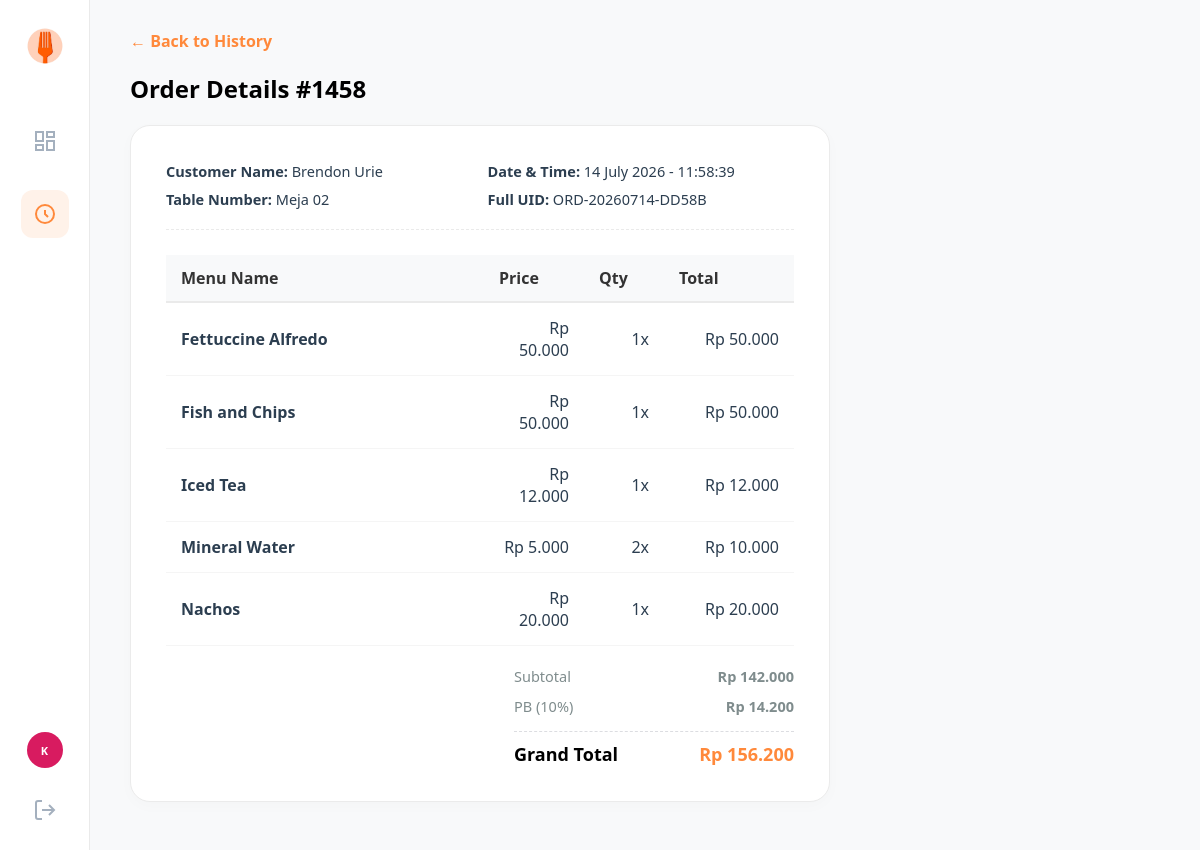
Screenshot of /order_detail_view.php?id=ORD-20260714-DD58B (signed in) with the database file from the repository.
### tables this page shows
CREATE TABLE `orders` (
  `order_number` varchar(50) NOT NULL,
  `date` datetime NOT NULL DEFAULT current_timestamp(),
  `table_number` int(11) NOT NULL,
  `customer_name` varchar(100) NOT NULL,
  `status` enum('On Progress','Done') NOT NULL DEFAULT 'On Progress',
  `payment_status` enum('Unpaid','Paid') NOT NULL DEFAULT 'Unpaid'
);

CREATE TABLE `order_details` (
  `id` int(11) NOT NULL,
  `order_number` varchar(50) DEFAULT NULL,
  `menu_id` int(11) DEFAULT NULL,
  `quantity` int(11) NOT NULL DEFAULT 1
);

CREATE TABLE `menu` (
  `id` int(11) NOT NULL,
  `category` enum('food','drink','snack') NOT NULL,
  `menu_name` varchar(100) NOT NULL,
  `price` int(11) NOT NULL,
  `image` varchar(255) DEFAULT NULL
);

### order_detail_view.php (the view, shortened to what this page needs)
<?php
$conn = new mysqli("localhost", "root", "", "restaurant_db");
$order_number = $conn->real_escape_string($_GET['id']);
$order_query = "SELECT * FROM Orders WHERE order_number = '$order_number' LIMIT 1";
$order_result = $conn->query($order_query);
$order = $order_result->fetch_assoc();
$short_id = sprintf("%04d", substr(preg_replace('/[^0-9]/', '', $order['order_number']), -4));
$back_url = "order_history.php";
?>
<!DOCTYPE html>
<html lang="en">
<head>
    <link rel="stylesheet" href="css/style.css">
    <link rel="stylesheet" href="css/kitchen.css">
</head>
<body>
    <aside class="sidebar">
        <div class="sidebar-top">
            <div class="brand-logo">
                <img src="images/logo.png" alt="Logo" onerror="this.src='https://cdn-icons-png.flaticon.com/512/3081/3081976.png'">
            </div>
            <nav class="nav-menu">
                <a href="dashboard_kitchen.php" class="nav-item">
                    <svg width="24" height="24" viewBox="0 0 24 24" fill="none" stroke="currentColor" stroke-width="2"><rect x="3" y="3" width="7" height="9"></rect><rect x="14" y="3" width="7" height="5"></rect><rect x="14" y="12" width="7" height="9"></rect><rect x="3" y="16" width="7" height="5"></rect></svg>
                </a>
                <a href="order_history.php" class="nav-item active">
                    <svg width="24" height="24" viewBox="0 0 24 24" fill="none" stroke="currentColor" stroke-width="2"><path d="M12 8v4l3 3m6-3a9 9 0 11-18 0 9 9 0 0118 0z"></path></svg>
                </a>
            </nav>
        </div>
        <div class="sidebar-bottom">
            <div class="avatar-circle small-avatar" style="background-color: #d81b60;">K</div>
            <a href="logout.php" class="logout-btn"><svg width="24" height="24" viewBox="0 0 24 24" fill="none" stroke="currentColor" stroke-width="2"><path d="M9 21H5a2 2 0 0 1-2-2V5a2 2 0 0 1 2-2h4"></path><polyline points="16 17 21 12 16 7"></polyline><line x1="21" y1="12" x2="9" y2="12"></line></svg></a>
        </div>
    </aside>
    <main class="main-content">
        <a href="<?php echo $back_url; ?>" class="back-link-btn">
            &larr; Back to History
        </a>
        <h2 class="section-title">Order Details #<?php echo $short_id; ?></h2>
        <div class="detail-card">
            <div class="detail-meta-grid">
                <div>
                    <p><strong>Customer Name:</strong> <?php echo htmlspecialchars($order['customer_name']); ?></p>
                    <p style="margin-top: 8px;"><strong>Table Number:</strong> Meja <?php echo sprintf("%02d", $order['table_number']); ?></p>
                </div>
                <div>
                    <p><strong>Date & Time:</strong> <?php echo date("d F Y - H:i:s", strtotime($order['date'])); ?></p>
                    <p style="margin-top: 8px;"><strong>Full UID:</strong> <code><?php echo $order['order_number']; ?></code></p>
                </div>
            </div>
            <table class="invoice-table">
                <thead>
                    <tr>
                        <th>Menu Name</th>
                        <th class="right-text" style="width: 100px;">Price</th>
                        <th class="right-text" style="width: 80px;">Qty</th>
                        <th class="right-text" style="width: 130px;">Total</th>
                    </tr>
                </thead>
                <tbody>
                    <?php
                    $subtotal = 0;
                    $items_query = "SELECT od.quantity, m.menu_name, m.price FROM Order_Details od
                                    JOIN Menu m ON od.menu_id = m.id
                                    WHERE od.order_number = '$order_number'";
                    $items_result = $conn->query($items_query);
                    while ($item = $items_result->fetch_assoc()) {
                        $item_total = $item['price'] * $item['quantity'];
                        $subtotal += $item_total;
                        ?>
                        <tr>
                            <td><strong><?php echo htmlspecialchars($item['menu_name']); ?></strong></td>
                            <td class="right-text">Rp <?php echo number_format($item['price'], 0, ',', '.'); ?></td>
                            <td class="right-text"><?php echo $item['quantity']; ?>x</td>
                            <td class="right-text">Rp <?php echo number_format($item_total, 0, ',', '.'); ?></td>
                        </tr>
                        <?php
                    }
                    $tax = $subtotal * 0.10;
                    $grand_total = $subtotal + $tax;
                    ?>
                </tbody>
            </table>
            <div class="invoice-summary">
                <div class="summary-item">
                    <span>Subtotal</span>
                    <strong>Rp <?php echo number_format($subtotal, 0, ',', '.'); ?></strong>
                </div>
                <div class="summary-item">
                    <span>PB (10%)</span>
                    <strong>Rp <?php echo number_format($tax, 0, ',', '.'); ?></strong>
                </div>
                <div class="summary-item grand-total">
                    <span>Grand Total</span>
                    <span style="color: #ff893b;">Rp <?php echo number_format($grand_total, 0, ',', '.'); ?></span>
                </div>
            </div>
        </div>
    </main>
</body>
</html>

### css/style.css (style rules this page uses)
* { box-sizing: border-box; margin: 0; padding: 0; font-family: 'Segoe UI', Tahoma, Geneva, Verdana, sans-serif; }
body { background-color: #e5e5e5; display: flex; justify-content: center; align-items: center; height: 100vh; width: 100%; }
body { background-color: #f3f3f3; display: flex; align-items: stretch; height: 100vh; overflow: hidden; }
.sidebar { width: 90px; background-color: #ffffff; border-right: 1px solid #eaeaea; display: flex; flex-direction: column; justify-content: space-between; align-items: center; padding: 25px 0; z-index: 10; }
.sidebar-top, .sidebar-bottom { display: flex; flex-direction: column; align-items: center; width: 100%; }
.brand-logo img { width: 42px; height: auto; margin-bottom: 45px; }
.nav-menu { display: flex; flex-direction: column; gap: 25px; }
.nav-item { color: #a4b0be; padding: 12px; border-radius: 12px; transition: 0.2s; display: flex; align-items: center; justify-content: center; }
.nav-item:hover, .nav-item.active { color: #ff893b; background-color: #fff2e9; }
.sidebar-bottom { gap: 30px; }
.logout-btn { color: #a4b0be; transition: color 0.2s; }
.main-content { flex: 1; padding: 30px 40px; overflow-y: auto; }
.avatar-circle { width: 48px; height: 48px; border-radius: 50%; color: white; font-weight: bold; display: flex; align-items: center; justify-content: center; font-size: 14px; }
.small-avatar { background-color: #d81b60; width: 36px; height: 36px; font-size: 11px; }
.section-title { font-size: 24px; font-weight: bold; color: #000; margin-bottom: 20px; }
body { background-color: #f8f9fa; }

### order_detail_view.php (style rules this page uses)
.detail-card { background: #ffffff; padding: 35px; border-radius: 20px; box-shadow: 0 4px 15px rgba(0,0,0,0.02); border: 1px solid #ebebeb; max-width: 700px; margin: 20px 0; }
.detail-meta-grid { display: grid; grid-template-columns: 1fr 1fr; gap: 15px; margin-bottom: 25px; border-bottom: 1px dashed #eaeaea; padding-bottom: 20px; }
.detail-meta-grid p { margin: 0; font-size: 14.5px; color: #2c3e50; }
.invoice-table { width: 100%; border-collapse: collapse; margin-top: 15px; }
.invoice-table th { background-color: #f8f9fa; padding: 12px 15px; text-align: left; font-weight: bold; color: #333; border-bottom: 2px solid #eaeaea; }
.invoice-table td { padding: 14px 15px; border-bottom: 1px solid #f5f5f5; color: #2c3e50; }
.right-text { text-align: right; }
.invoice-summary { margin-top: 20px; display: flex; flex-direction: column; gap: 10px; align-items: flex-end; }
.summary-item { width: 280px; display: flex; justify-content: space-between; font-size: 14.5px; color: #7f8c8d; }
.summary-item.grand-total { font-size: 18px; font-weight: bold; color: #000; border-top: 1px dashed #dcdde1; padding-top: 10px; margin-top: 5px; }
.back-link-btn { display: inline-flex; align-items: center; gap: 8px; color: #ff893b; text-decoration: none; font-weight: bold; margin-bottom: 20px; transition: color 0.2s; }

### rows the page displays
orders: order_number "1458", customer_name "Brendon Urie", table_number "02", date "14 July 2026 - 11:58:39", order_number "ORD-20260714-DD58B"
order_details: menu.menu_name "Fettuccine Alfredo", menu.price "50.000", quantity "1", item_total "50.000"
order_details: menu.menu_name "Fish and Chips", menu.price "50.000", quantity "1", item_total "50.000"
order_details: menu.menu_name "Iced Tea", menu.price "12.000", quantity "1", item_total "12.000"
order_details: menu.menu_name "Mineral Water", menu.price "5.000", quantity "2", item_total "10.000"
order_details: menu.menu_name "Nachos", menu.price "20.000", quantity "1", item_total "20.000"

### other values shown
$subtotal "142.000"
$tax "14.200"
$grand_total "156.200"
